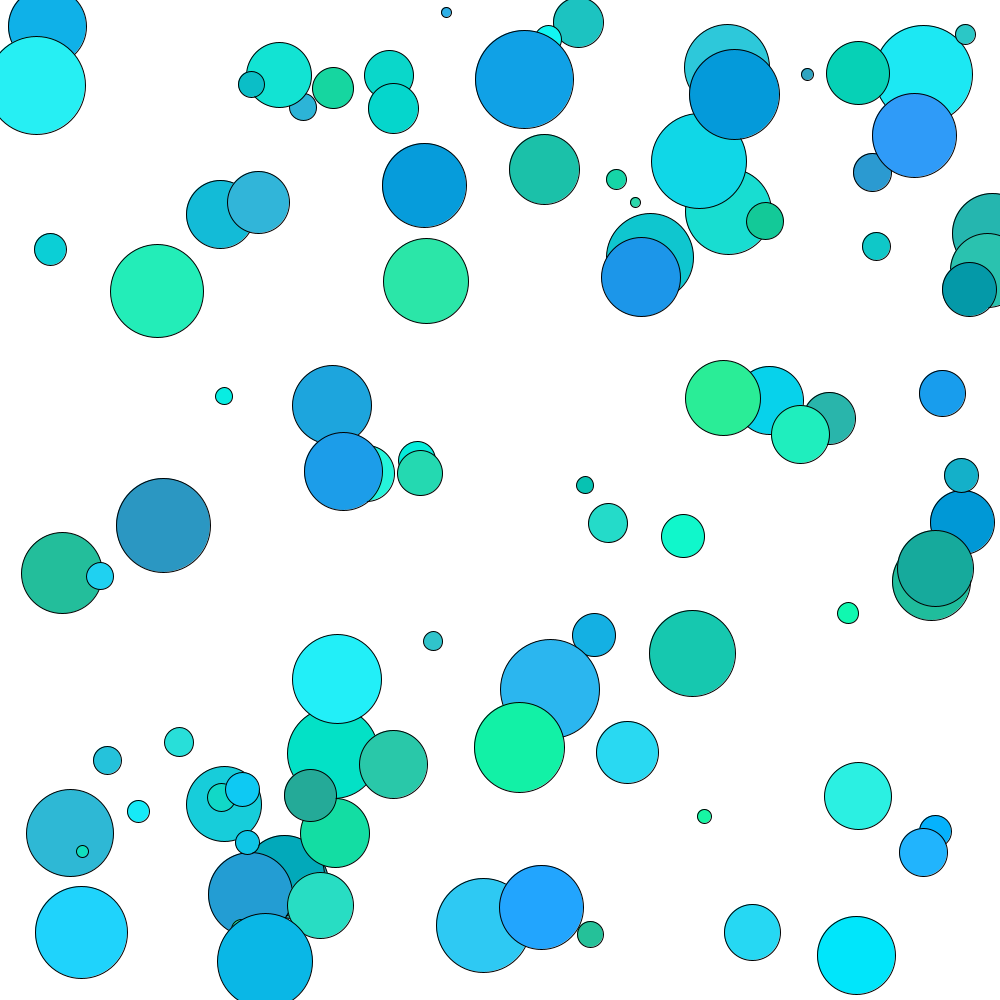
Frame 1 (no input)
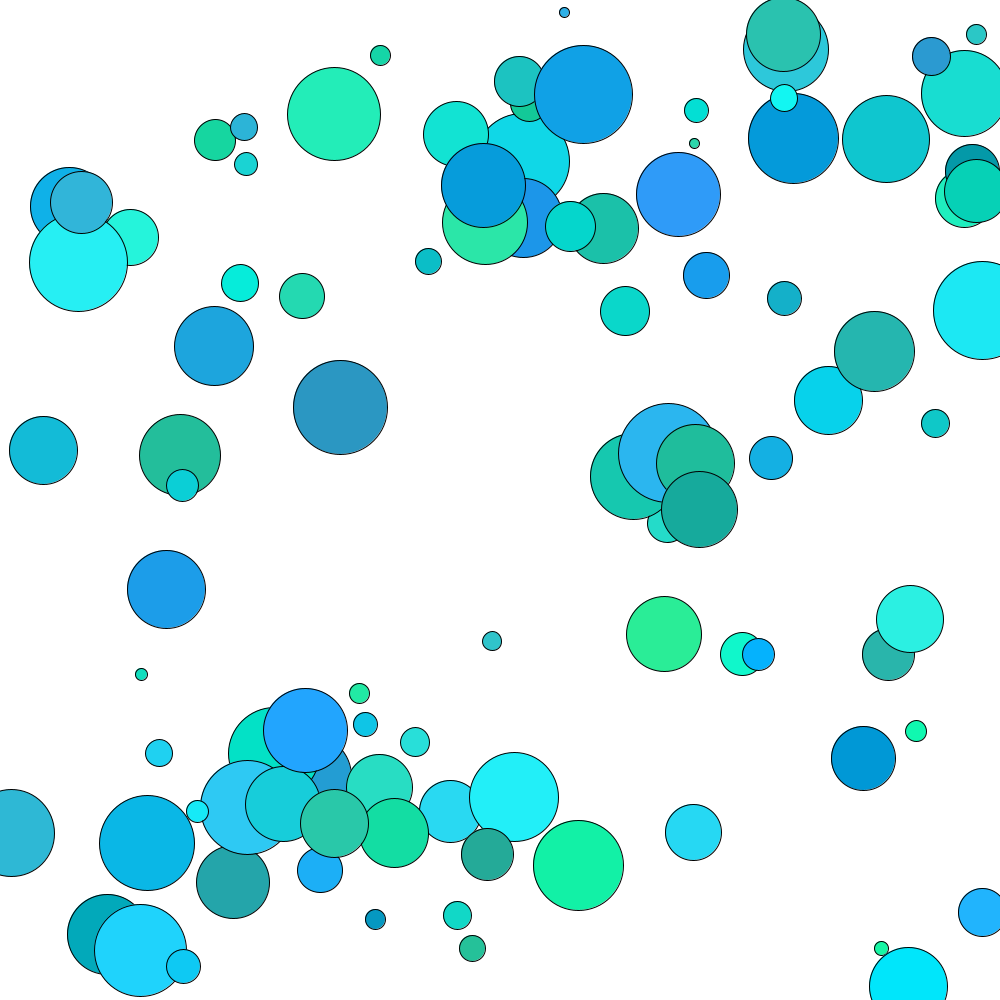
Frame 60 (the mouse pressed at the canvas centre just before this capture)
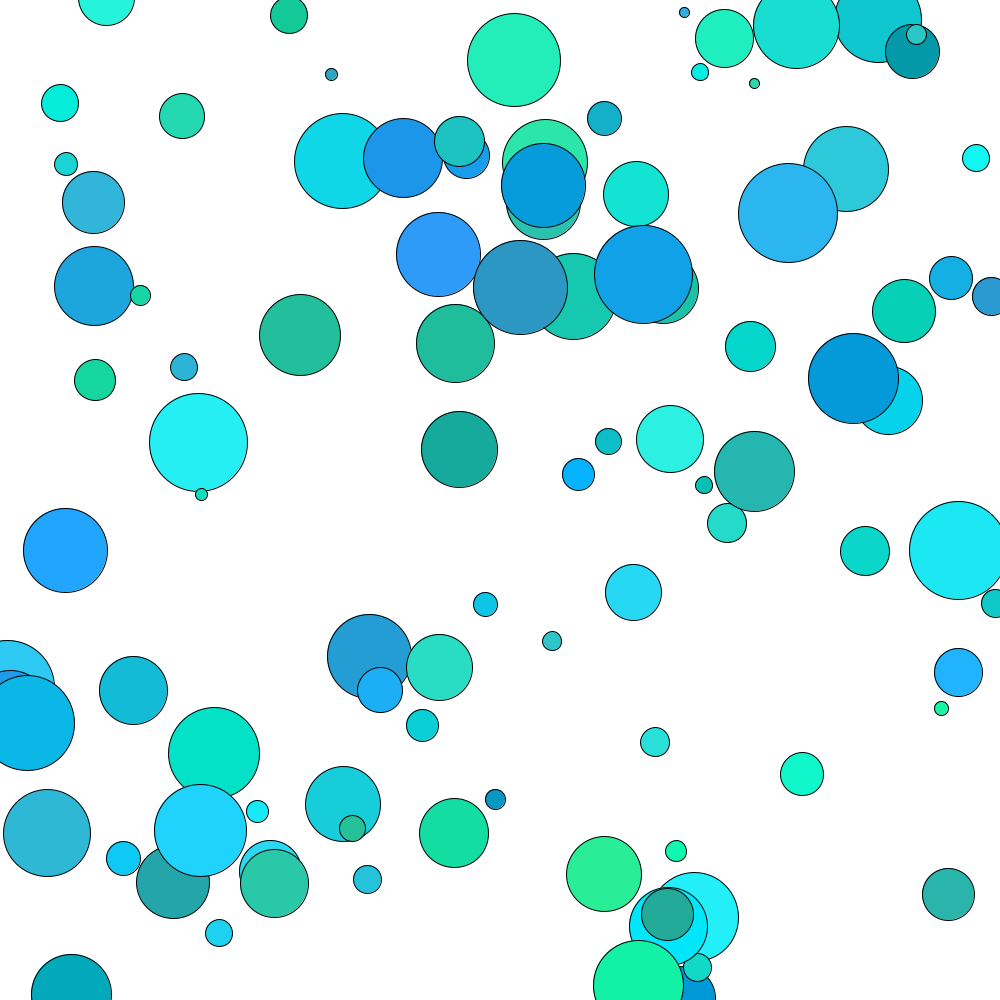
Frame 120 (the mouse held since frame 60 and released just before this capture)

The Processing sketch that drew these frames (run headless with seeded random() and noise(); from frame 60 on, the mouse is pressed at the canvas centre):

// Processing sketch: week6_array2
// ── week6_array2.pde
//[] = array
int numE = 100;
int eSize[] = new int[numE];
int[] eSpeedX = new int[numE];
int[] eSpeedY = new int[numE];
int[] ePosX = new int[numE];
int[] ePosY = new int[numE];
color[] baseColor = new int[numE];

void setup(){
  size(1000, 1000);
  //eSize = 50;
  
  for(int i = 0; i < numE; i ++){
    ePosX[i] = int(random(0, width));
    ePosY[i] = int(random(0, height));
    
    eSpeedX[i] = int(random(-5, 5));
    eSpeedY[i] = int(random(-5, 5));
    
    eSize[i] = int(random(10, 100));
    
    baseColor[i] = color(int(random(0,50)), int(random(150, 255)),  int(random(150, 255)));     
    
    if(eSpeedX[i] == 0){
      eSpeedX[i] = 1;
    }
    if(eSpeedX[i] == 0){
      eSpeedX[i] = 1;
    }
  }
}

void draw(){
  background(255);
  
  //set speed of ellipses
   for(int i = 0; i < numE; i ++){
    ePosX[i] = ePosX[i] + eSpeedX[i];
    ePosY[i] = ePosY[i] + eSpeedY[i];
  }
  
  //set up boundries for ellipses
  for(int i = 0; i < numE; i ++){
    if(ePosX[i] < 0 || ePosX[i] >= width){
      eSpeedX[i] = eSpeedX[i] * -1;
    }
    if(ePosY[i] < 0 || ePosY[i] >= height){
      eSpeedY[i] = eSpeedY[i] * -1;
    }
  }
  
  //draw ellipse later
  for(int i = 0; i < numE; i ++){
    fill(baseColor[i]);
    ellipse(ePosX[i], ePosY[i], eSize[i], eSize[i]);
  }
}

void mousePressed(){
  //measuring the distance between each individual ellipse
  for(int i = 0; i<numE; i++){
    if(dist(ePosX[i], ePosY[i], mouseX, mouseY)<eSize[i]){
      baseColor[i] = color(int(random(150,255)), int(random(0, 50)),  int(random(150, 255))); 
    }
  }
}
